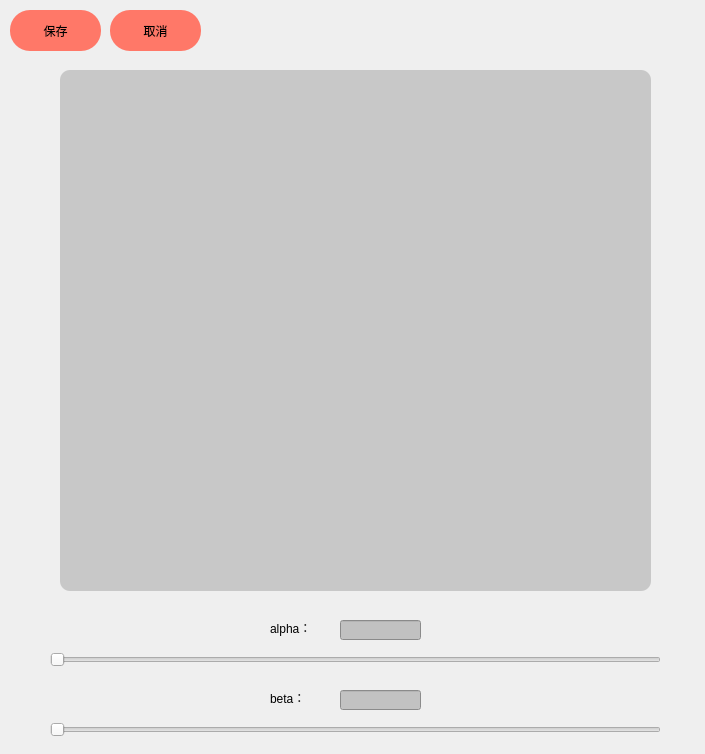
<?xml version="1.0" encoding="UTF-8"?>
<ui version="4.0">
 <class>contrastWin</class>
 <widget class="QWidget" name="contrastWin">
  <property name="geometry">
   <rect>
    <x>0</x>
    <y>0</y>
    <width>705</width>
    <height>754</height>
   </rect>
  </property>
  <property name="windowTitle">
   <string>Form</string>
  </property>
  <property name="styleSheet">
   <string notr="true"/>
  </property>
  <widget class="QPushButton" name="pushButton">
   <property name="geometry">
    <rect>
     <x>10</x>
     <y>10</y>
     <width>91</width>
     <height>41</height>
    </rect>
   </property>
   <property name="styleSheet">
    <string notr="true">background-color: rgb(255, 120, 104);
border-radius:20px;</string>
   </property>
   <property name="text">
    <string>保存</string>
   </property>
  </widget>
  <widget class="QPushButton" name="pushButton_2">
   <property name="geometry">
    <rect>
     <x>110</x>
     <y>10</y>
     <width>91</width>
     <height>41</height>
    </rect>
   </property>
   <property name="styleSheet">
    <string notr="true">background-color: rgb(255, 120, 104);
border-radius:20px;</string>
   </property>
   <property name="text">
    <string>取消</string>
   </property>
  </widget>
  <widget class="QLabel" name="label">
   <property name="geometry">
    <rect>
     <x>60</x>
     <y>70</y>
     <width>591</width>
     <height>521</height>
    </rect>
   </property>
   <property name="styleSheet">
    <string notr="true">background-color: rgb(200, 200, 200);
border-radius: 10px;</string>
   </property>
   <property name="text">
    <string/>
   </property>
  </widget>
  <widget class="QSlider" name="horizontalSlider">
   <property name="geometry">
    <rect>
     <x>50</x>
     <y>650</y>
     <width>611</width>
     <height>20</height>
    </rect>
   </property>
   <property name="styleSheet">
    <string notr="true">color: rgb(255, 255, 255);</string>
   </property>
   <property name="orientation">
    <enum>Qt::Horizontal</enum>
   </property>
  </widget>
  <widget class="QSlider" name="horizontalSlider_2">
   <property name="geometry">
    <rect>
     <x>50</x>
     <y>720</y>
     <width>611</width>
     <height>20</height>
    </rect>
   </property>
   <property name="orientation">
    <enum>Qt::Horizontal</enum>
   </property>
  </widget>
  <widget class="QLineEdit" name="lineEdit">
   <property name="geometry">
    <rect>
     <x>340</x>
     <y>620</y>
     <width>81</width>
     <height>20</height>
    </rect>
   </property>
   <property name="styleSheet">
    <string notr="true">background-color: rgb(193, 193, 193);</string>
   </property>
  </widget>
  <widget class="QLabel" name="label_2">
   <property name="geometry">
    <rect>
     <x>270</x>
     <y>620</y>
     <width>41</width>
     <height>16</height>
    </rect>
   </property>
   <property name="text">
    <string>alpha：</string>
   </property>
  </widget>
  <widget class="QLabel" name="label_3">
   <property name="geometry">
    <rect>
     <x>270</x>
     <y>690</y>
     <width>41</width>
     <height>16</height>
    </rect>
   </property>
   <property name="text">
    <string>beta：</string>
   </property>
  </widget>
  <widget class="QLineEdit" name="lineEdit_2">
   <property name="geometry">
    <rect>
     <x>340</x>
     <y>690</y>
     <width>81</width>
     <height>20</height>
    </rect>
   </property>
   <property name="styleSheet">
    <string notr="true">background-color: rgb(194, 194, 194);</string>
   </property>
  </widget>
 </widget>
 <resources/>
 <connections/>
</ui>
